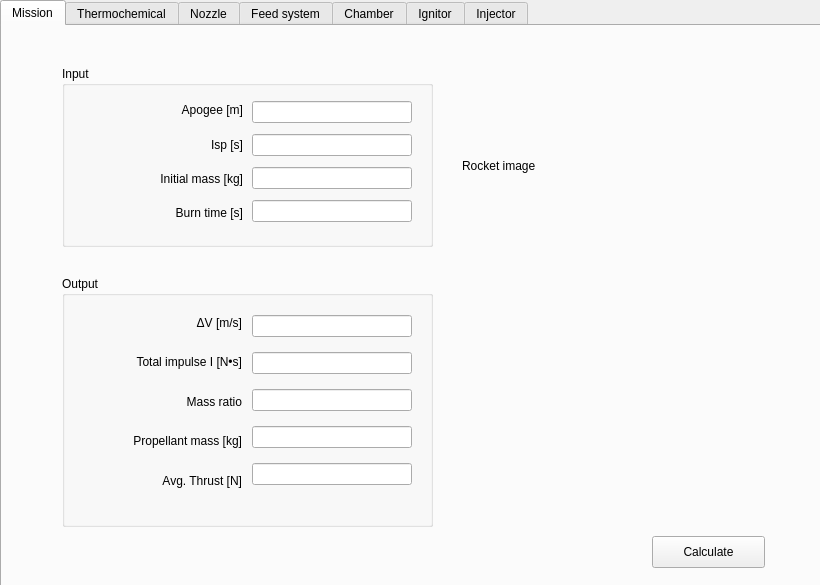
<?xml version="1.0" encoding="UTF-8"?>
<ui version="4.0">
 <class>Form</class>
 <widget class="QWidget" name="Form">
  <property name="geometry">
   <rect>
    <x>0</x>
    <y>0</y>
    <width>820</width>
    <height>585</height>
   </rect>
  </property>
  <property name="windowTitle">
   <string>Form</string>
  </property>
  <widget class="QTabWidget" name="tabWidget">
   <property name="geometry">
    <rect>
     <x>0</x>
     <y>0</y>
     <width>821</width>
     <height>601</height>
    </rect>
   </property>
   <property name="currentIndex">
    <number>0</number>
   </property>
   <widget class="QWidget" name="missionTab">
    <attribute name="title">
     <string>Mission</string>
    </attribute>
    <widget class="QPushButton" name="runMissionButton">
     <property name="geometry">
      <rect>
       <x>650</x>
       <y>510</y>
       <width>113</width>
       <height>32</height>
      </rect>
     </property>
     <property name="text">
      <string>Calculate</string>
     </property>
    </widget>
    <widget class="QGroupBox" name="groupBox">
     <property name="geometry">
      <rect>
       <x>60</x>
       <y>40</y>
       <width>371</width>
       <height>181</height>
      </rect>
     </property>
     <property name="title">
      <string>Input</string>
     </property>
     <widget class="QWidget" name="verticalLayoutWidget_3">
      <property name="geometry">
       <rect>
        <x>20</x>
        <y>30</y>
        <width>161</width>
        <height>131</height>
       </rect>
      </property>
      <layout class="QVBoxLayout" name="verticalLayout_3">
       <item>
        <widget class="QLabel" name="label_9">
         <property name="layoutDirection">
          <enum>Qt::LeftToRight</enum>
         </property>
         <property name="text">
          <string>Apogee [m]</string>
         </property>
         <property name="alignment">
          <set>Qt::AlignRight|Qt::AlignTrailing|Qt::AlignVCenter</set>
         </property>
        </widget>
       </item>
       <item>
        <widget class="QLabel" name="label_10">
         <property name="text">
          <string>Isp [s]</string>
         </property>
         <property name="alignment">
          <set>Qt::AlignRight|Qt::AlignTrailing|Qt::AlignVCenter</set>
         </property>
        </widget>
       </item>
       <item>
        <widget class="QLabel" name="label_11">
         <property name="text">
          <string>Initial mass [kg]</string>
         </property>
         <property name="alignment">
          <set>Qt::AlignRight|Qt::AlignTrailing|Qt::AlignVCenter</set>
         </property>
        </widget>
       </item>
       <item>
        <widget class="QLabel" name="label_16">
         <property name="text">
          <string>Burn time [s]</string>
         </property>
         <property name="alignment">
          <set>Qt::AlignRight|Qt::AlignTrailing|Qt::AlignVCenter</set>
         </property>
        </widget>
       </item>
      </layout>
     </widget>
     <widget class="QWidget" name="verticalLayoutWidget_4">
      <property name="geometry">
       <rect>
        <x>190</x>
        <y>30</y>
        <width>160</width>
        <height>131</height>
       </rect>
      </property>
      <layout class="QVBoxLayout" name="verticalLayout_4">
       <item>
        <widget class="QLineEdit" name="le_apogee"/>
       </item>
       <item>
        <widget class="QLineEdit" name="le_isp"/>
       </item>
       <item>
        <widget class="QLineEdit" name="le_m0"/>
       </item>
       <item>
        <widget class="QLineEdit" name="le_burntime"/>
       </item>
      </layout>
     </widget>
    </widget>
    <widget class="QGroupBox" name="groupBox_2">
     <property name="geometry">
      <rect>
       <x>60</x>
       <y>250</y>
       <width>371</width>
       <height>251</height>
      </rect>
     </property>
     <property name="title">
      <string>Output</string>
     </property>
     <widget class="QWidget" name="verticalLayoutWidget_2">
      <property name="geometry">
       <rect>
        <x>190</x>
        <y>30</y>
        <width>160</width>
        <height>191</height>
       </rect>
      </property>
      <layout class="QVBoxLayout" name="verticalLayout_2">
       <item>
        <widget class="QLineEdit" name="le_deltav"/>
       </item>
       <item>
        <widget class="QLineEdit" name="le_impulse"/>
       </item>
       <item>
        <widget class="QLineEdit" name="le_mr"/>
       </item>
       <item>
        <widget class="QLineEdit" name="le_mp"/>
       </item>
       <item>
        <widget class="QLineEdit" name="le_thrust"/>
       </item>
      </layout>
     </widget>
     <widget class="QWidget" name="verticalLayoutWidget">
      <property name="geometry">
       <rect>
        <x>19</x>
        <y>30</y>
        <width>161</width>
        <height>191</height>
       </rect>
      </property>
      <layout class="QVBoxLayout" name="verticalLayout">
       <item>
        <widget class="QLabel" name="label_2">
         <property name="text">
          <string>ΔV [m/s]</string>
         </property>
         <property name="alignment">
          <set>Qt::AlignRight|Qt::AlignTrailing|Qt::AlignVCenter</set>
         </property>
        </widget>
       </item>
       <item>
        <widget class="QLabel" name="label_3">
         <property name="text">
          <string>Total impulse I [N•s]</string>
         </property>
         <property name="alignment">
          <set>Qt::AlignRight|Qt::AlignTrailing|Qt::AlignVCenter</set>
         </property>
        </widget>
       </item>
       <item>
        <widget class="QLabel" name="label_4">
         <property name="text">
          <string>Mass ratio</string>
         </property>
         <property name="alignment">
          <set>Qt::AlignRight|Qt::AlignTrailing|Qt::AlignVCenter</set>
         </property>
        </widget>
       </item>
       <item>
        <widget class="QLabel" name="label_5">
         <property name="text">
          <string>Propellant mass [kg]</string>
         </property>
         <property name="alignment">
          <set>Qt::AlignRight|Qt::AlignTrailing|Qt::AlignVCenter</set>
         </property>
        </widget>
       </item>
       <item>
        <widget class="QLabel" name="label_7">
         <property name="text">
          <string>Avg. Thrust [N]</string>
         </property>
         <property name="alignment">
          <set>Qt::AlignRight|Qt::AlignTrailing|Qt::AlignVCenter</set>
         </property>
        </widget>
       </item>
      </layout>
     </widget>
    </widget>
    <widget class="QLabel" name="label">
     <property name="geometry">
      <rect>
       <x>460</x>
       <y>40</y>
       <width>311</width>
       <height>201</height>
      </rect>
     </property>
     <property name="lineWidth">
      <number>0</number>
     </property>
     <property name="text">
      <string>&lt;html&gt;&lt;head/&gt;&lt;body&gt;&lt;p&gt;Rocket image&lt;/p&gt;&lt;/body&gt;&lt;/html&gt;</string>
     </property>
     <property name="textFormat">
      <enum>Qt::AutoText</enum>
     </property>
     <property name="wordWrap">
      <bool>false</bool>
     </property>
    </widget>
   </widget>
   <widget class="QWidget" name="thermoTab">
    <attribute name="title">
     <string>Thermochemical</string>
    </attribute>
   </widget>
   <widget class="QWidget" name="nozzleTab">
    <attribute name="title">
     <string>Nozzle</string>
    </attribute>
   </widget>
   <widget class="QWidget" name="feedTab">
    <attribute name="title">
     <string>Feed system</string>
    </attribute>
   </widget>
   <widget class="QWidget" name="chamberTab">
    <attribute name="title">
     <string>Chamber</string>
    </attribute>
   </widget>
   <widget class="QWidget" name="tab">
    <attribute name="title">
     <string>Ignitor</string>
    </attribute>
   </widget>
   <widget class="QWidget" name="tab_2">
    <attribute name="title">
     <string>Injector</string>
    </attribute>
   </widget>
  </widget>
 </widget>
 <resources/>
 <connections/>
</ui>
